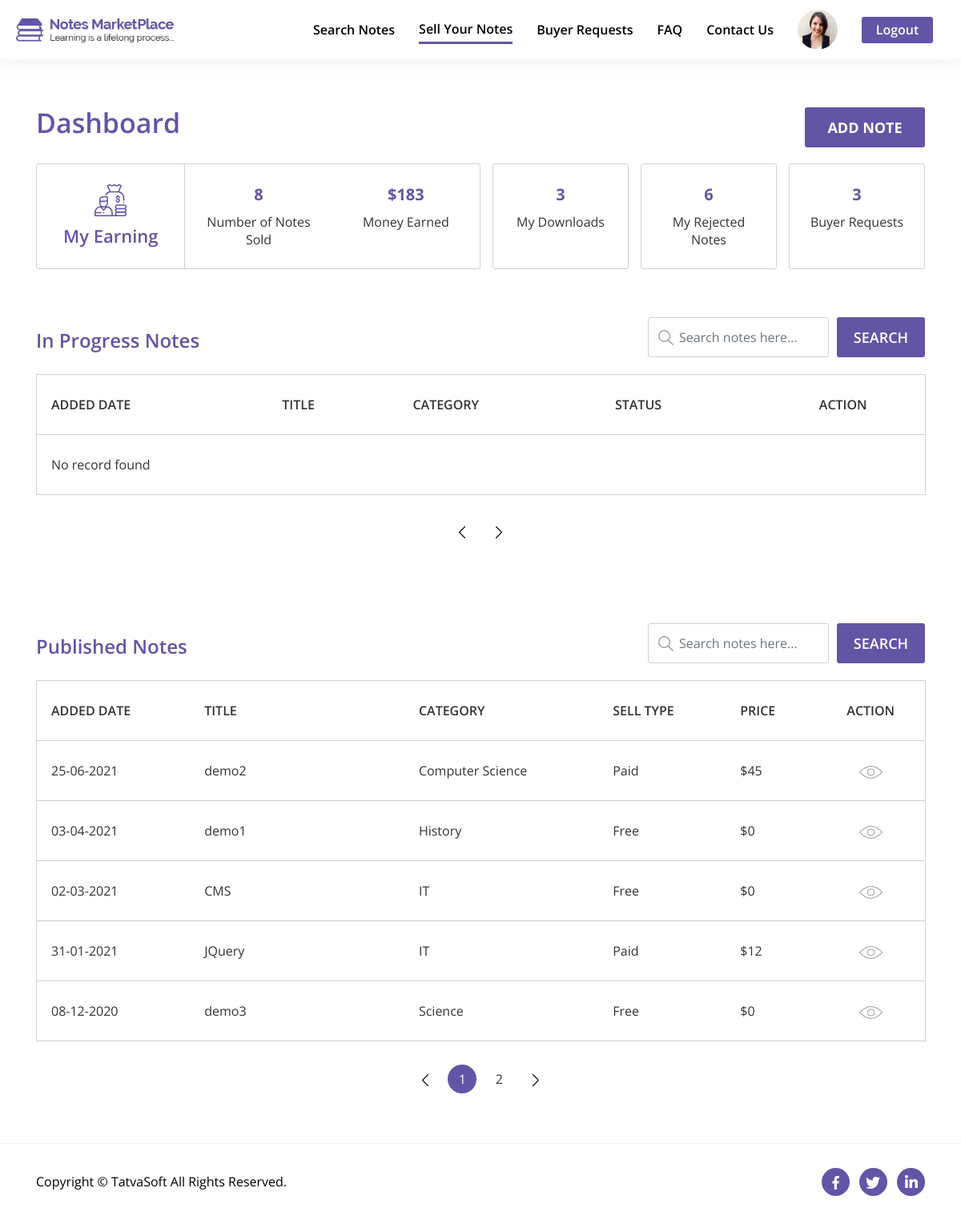
Page /Front/html/dashboard.php (signed in) on the committed database.
### tables this page shows
CREATE TABLE `user_profile` (
  `ProfileID` int(11) NOT NULL,
  `UserID` int(11) NOT NULL,
  `DOB` date DEFAULT NULL,
  `Gender` int(11) DEFAULT NULL,
  `SecondaryEmail` varchar(100) NOT NULL,
  `CountryCode` varchar(5) NOT NULL,
  `PhoneNumber` varchar(20) NOT NULL,
  `ProfilePicture` varchar(500) DEFAULT NULL,
  `AddressLine1` varchar(100) NOT NULL,
  `AddressLine2` varchar(100) NOT NULL,
  `City` varchar(50) NOT NULL,
  `State` varchar(50) NOT NULL,
  `ZipCode` varchar(50) NOT NULL,
  `Country` varchar(50) NOT NULL,
  `University` varchar(100) DEFAULT NULL,
  `College` varchar(100) DEFAULT NULL,
  `CreatedDate` datetime DEFAULT current_timestamp(),
  `CreatedBy` int(11) DEFAULT NULL,
  `ModifiedDate` datetime DEFAULT NULL ON UPDATE current_timestamp(),
  `ModifiedBy` int(11) DEFAULT NULL
);

CREATE TABLE `seller_notes` (
  `NoteID` int(11) NOT NULL,
  `SellerID` int(11) NOT NULL,
  `Status` int(11) NOT NULL,
  `ActionedBy` int(11) DEFAULT NULL,
  `AdminRemarks` mediumtext DEFAULT NULL,
  `PublishedDate` datetime DEFAULT NULL,
  `Title` varchar(100) NOT NULL,
  `Category` int(11) NOT NULL,
  `DisplayPicture` varchar(500) DEFAULT NULL,
  `NoteType` int(11) DEFAULT NULL,
  `NumberOfPages` int(11) DEFAULT NULL,
  `Description` mediumtext NOT NULL,
  `UniversityName` varchar(200) DEFAULT NULL,
  `Country` int(11) DEFAULT NULL,
  `Course` varchar(100) DEFAULT NULL,
  `CourseCode` varchar(100) DEFAULT NULL,
  `Professor` varchar(100) DEFAULT NULL,
  `IsPaid` bit(1) NOT NULL,
  `SellingPrice` decimal(10,0) DEFAULT NULL,
  `NotesPreview` mediumtext DEFAULT NULL,
  `CreatedDate` datetime DEFAULT current_timestamp(),
  `CreatedBy` int(11) DEFAULT NULL,
  `ModifiedDate` datetime DEFAULT NULL ON UPDATE current_timestamp(),
  `ModifiedBy` int(11) DEFAULT NULL,
  `IsActive` bit(1) NOT NULL DEFAULT b'1'
);

CREATE TABLE `note_categories` (
  `CategoryID` int(11) NOT NULL,
  `Name` varchar(100) NOT NULL,
  `Description` mediumtext NOT NULL,
  `CreatedDate` datetime DEFAULT current_timestamp(),
  `CreatedBy` int(11) DEFAULT NULL,
  `ModifiedDate` datetime DEFAULT NULL ON UPDATE current_timestamp(),
  `ModifiedBy` int(11) DEFAULT NULL,
  `IsActive` bit(1) NOT NULL DEFAULT b'1'
);

### Front/html/dashboard.php (the view, shortened to what the rows shown need)
<?php include "../includes/head.php"; ?>
<body>
    <section id="dashboard">
        <div class="only-white-nav extra-style-nav">
            <header class="site-header">
                <div class="header-wrapper">
                    <div class="navigation-wrapper">
                        <nav class="main-nav">
                            <ul class="menu-navigation">
                                <li class="logged-in-user-photo-li">
                                    <div class="dropdown">
                                        <a href="#" role="button" id="dropdownMenuLink" data-toggle="dropdown" aria-haspopup="true" aria-expanded="false">
                                            <div class="logged-in-user-photo">
                                                <img src="<?php echo $user_dp_path; ?>" alt="User Photo" class="rounded-circle">
                                            </div>
                                        </a>
                                    </div>
                                </li>
                            </ul>
                        </nav>
                    </div>
                </div>
            </header>
        </div>
                                        <?php
                                        $UserID = $_SESSION['UserID'];
                                        ?>
        <div class="content-box-lg">
            <div class="container">
                <div class="in-progress-notes-table general-table-responsive">
                    <div class="table-responsive-xl">
                        <table class="table table-bordered" id="in-progress-notes-table">
                            <thead>
                                <tr>
                                    <th scope="col">Added date</th>
                                    <th scope="col">title</th>
                                    <th scope="col">category</th>
                                    <th scope="col">status</th>
                                    <th scope="col" class="text-center" data-orderable="false">action</th>
                                </tr>
                            </thead>
                        </table>
                    </div>
                </div>
            </div>
        </div>
        <div class="content-box-lg">
            <div class="container">
                <div class="published-notes-table general-table-responsive">
                    <div class="table-responsive-lg">
                        <table class="table table-bordered" id="published-notes-table">
                            <thead>
                                <tr>
                                    <th scope="col">Added date</th>
                                    <th scope="col">title</th>
                                    <th scope="col">category</th>
                                    <th scope="col">sell type</th>
                                    <th scope="col">price</th>
                                    <th scope="col" class="text-center" data-orderable="false">action</th>
                                </tr>
                            </thead>
                            <tbody>
                                <?php
                                $published_notes = "SELECT NoteID, DATE_FORMAT(PublishedDate, '%d-%m-%Y') as PublishedDate, Title, Category, IsPaid, SellingPrice FROM seller_notes WHERE SellerID = $UserID AND Status = 9 AND IsActive = 1 ";
                                $published_notes_query = mysqli_query($connection, $published_notes);
                                $published_notes_count = mysqli_num_rows($published_notes_query);
                                if ($published_notes_count != 0) {
                                    while ($row = mysqli_fetch_assoc($published_notes_query)) {
                                        $p_note_id = $row['NoteID'];
                                        $publishedDate = $row['PublishedDate'];
                                        $publishedDateStr = strtotime($publishedDate);
                                        $title = $row['Title'];
                                        $NoteCategoryID = $row['Category'];
                                        $category = mysqli_fetch_assoc(mysqli_query($connection, "SELECT Name FROM note_categories WHERE CategoryID = {$NoteCategoryID} "))['Name'];
                                        $sell_type = $row['IsPaid'];
                                        $selling_price = $row['SellingPrice'];
                                        echo "<tr>";
                                        echo "<td data-sort='{$publishedDateStr}'>$publishedDate</td>";
                                        echo "<td>$title</td>";
                                        echo "<td>$category</td>";
                                        if ($sell_type == 0) {
                                            $st = "Free";
                                        } else {
                                            $st = "Paid";
                                        }
                                        echo "<td>" . $st . "</td>";
                                        echo "<td>$" . $selling_price . "</td>";
                                        echo "<td class='text-center'><a href='note-detail.php?note_id={$p_note_id}'><img class='eye-img-in-table' src='../images/Dashboard/eye.png' alt='eye'></a></td>";
                                        echo "</tr>";
                                    }
                                }
                                ?>
                            </tbody>
                        </table>
                    </div>
                </div>
            </div>
        </div>
    </section>
</body>
</html>

### rows in the picture
user_profile: ProfilePicture (picture)
seller_notes: publishedDate "31-01-2021", Title "JQuery", Category.Name "IT", IsPaid "Paid", SellingPrice "12"
seller_notes: publishedDate "02-03-2021", Title "CMS", Category.Name "IT", IsPaid "Free", SellingPrice "0"
seller_notes: publishedDate "03-04-2021", Title "demo1", Category.Name "History", IsPaid "Free", SellingPrice "0"
seller_notes: publishedDate "25-06-2021", Title "demo2", Category.Name "Computer Science", IsPaid "Paid", SellingPrice "45"
seller_notes: publishedDate "08-12-2020", Title "demo3", Category.Name "Science", IsPaid "Free", SellingPrice "0"

### other values in the picture
$sold_count "8"
$total_earning "183"
$my_downloads_count "3"
$rejected_notes_count "6"
$buyer_requests_count "3"
